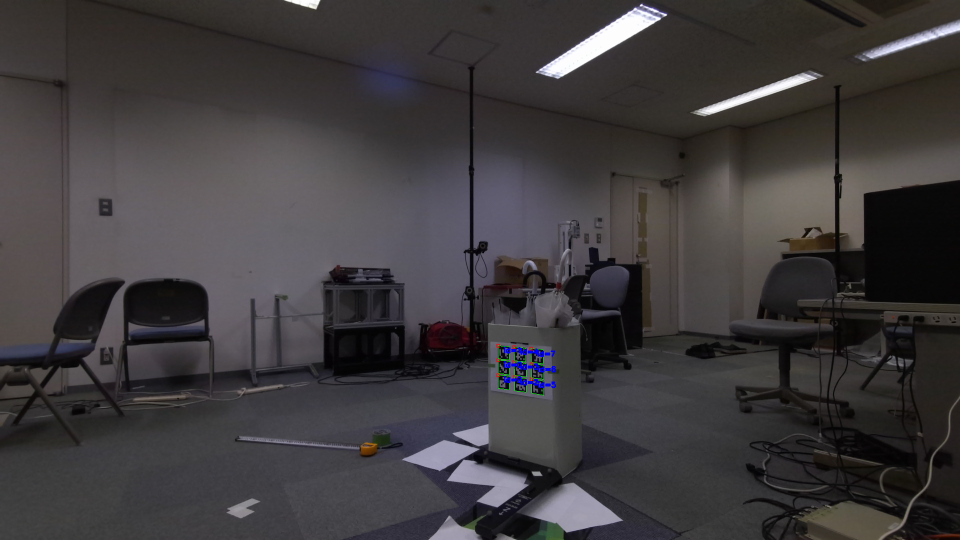
#> input picture Stroke/Kinect/aruco_images/103.png, 1920 x 1080 px (shown at 1/2 size)
$ python -i 'k4a_recorded_IR copy.py'   (imports and definitions only)
#> lines starting #> are read from the running program, lines starting #| are printed output that depends on the picture; after the words box and inside, x2 and y2 are one past the last pixel; in counts of white or black regions, pixels touching at a corner belong together
import cv2
import numpy as np
from pyk4a import PyK4APlayback, CalibrationType

def find_high_brightness_regions(ir_image, threshold=200):
    # 16ビットのIR画像を8ビットに変換
#> called with threshold = 200
    ir_image_8bit = cv2.normalize(ir_image, None, 0, 255, cv2.NORM_MINMAX).astype(np.uint8)

    # 輝度が高い部分をバイナリマスクで抽出
    _, binary = cv2.threshold(ir_image_8bit, threshold, 255, cv2.THRESH_BINARY)
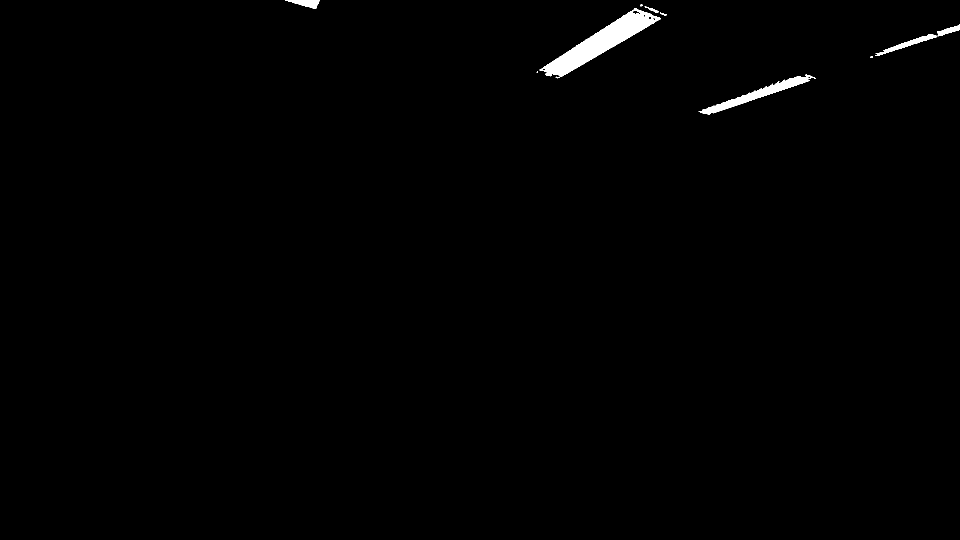
#> binary: shape (1080, 1920) (shown at 1/2 size); 0.71% white; 13 white regions (6 under 20 px)

    # 高輝度部分の重心を計算
    contours, _ = cv2.findContours(binary, cv2.RETR_EXTERNAL, cv2.CHAIN_APPROX_SIMPLE)
#> contours = 13 contours, 6 with area under 20; largest, box (x1, y1, x2, y2) and area: (1079, 16, 1321, 153) 9044, (1397, 149, 1632, 229) 3081, (1751, 68, 1874, 112) 872, (570, 0, 640, 18) 594, (1874, 49, 1920, 73) 396, (1289, 13, 1317, 25) 69, (1320, 25, 1334, 32) 24
    regions = []

    # print(f"")
    for i, contour in enumerate(contours):
        print(f"Contour {i+1}: {len(contour)}")
        M = cv2.moments(contour)
        if M['m00'] != 0:
            cx = int(M['m10'] / M['m00'])  #(輝度値*x座標)の和/輝度値の和
            cy = int(M['m01'] / M['m00'])  #(輝度値*y座標)の和/輝度値の和
            regions.append((cx, cy))
#> this loop made 13 passes
#> (contour, cx, cy) on pass 5: ([[1074, 143], [1073, 144], [1075, 144], [1075, 143]], 1074, 143)
#> (cx, cy) on passes 3, 4, 6, 7, 8, 9: (1115, 154), (1515, 188), (1742, 113), (1816, 87), (1897, 60), (1327, 28)
#| Contour 1: 2
#| Contour 2: 1
#| Contour 3: 14
#| Contour 4: 297
#| Contour 5: 4
#| Contour 6: 8
#| Contour 7: 148
#| Contour 8: 49
#> (further printed lines are left out)
#> after the loop, regions = [(1115, 154), (1515, 188), (1074, 143), (1742, 113), (1816, 87), (1897, 60), (1327, 28), (1201, 84), (1304, 19), (1281, 10), (613, 5)]

    return regions, binary

# [65 lines left out: functions get_3d_positions, main, not called in this run]

# [2 lines not run here, left out]

>>> import cv2
>>> picture = cv2.imread('aruco_images/103.png', cv2.IMREAD_GRAYSCALE)
>>> result = find_high_brightness_regions(picture)
